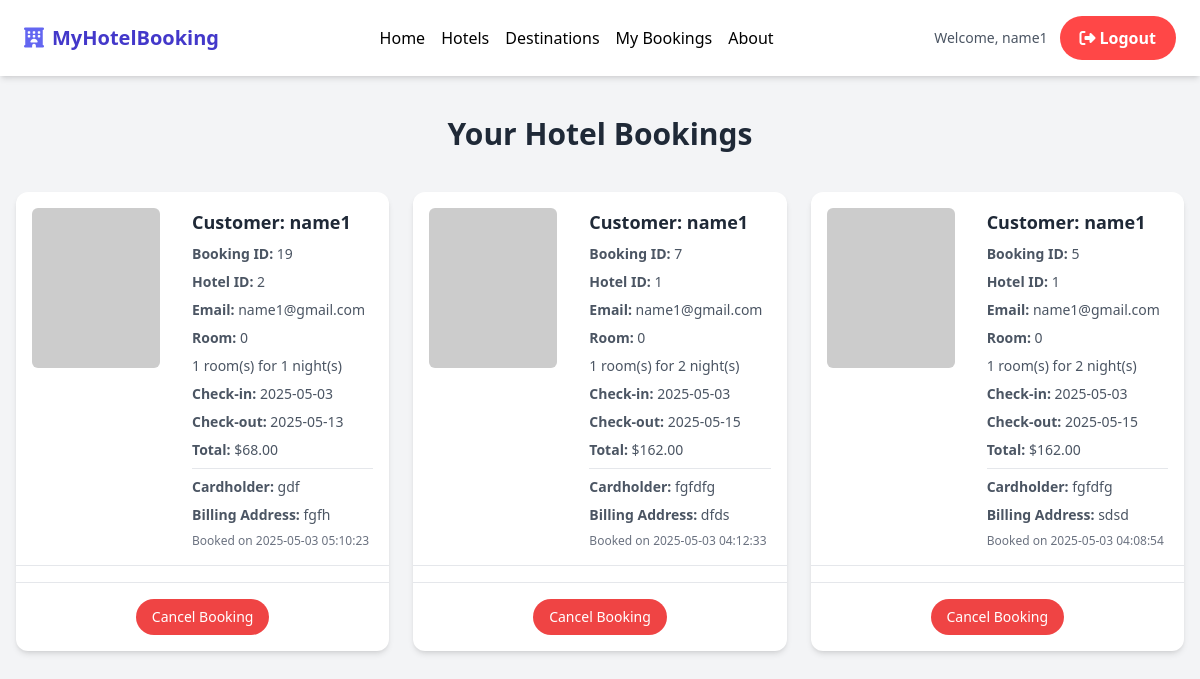
The page /booking/bookings.php (signed in) on the database its author committed.
### tables this page shows
CREATE TABLE `bookings` (
  `booking_id` int(11) NOT NULL,
  `hotel_id` int(11) DEFAULT NULL,
  `customer_name` varchar(100) DEFAULT NULL,
  `customer_email` varchar(100) DEFAULT NULL,
  `roomType` varchar(25) NOT NULL,
  `check_in_date` varchar(23) DEFAULT NULL,
  `check_out_date` varchar(23) DEFAULT NULL,
  `nights` int(11) DEFAULT NULL,
  `exp_date` int(11) NOT NULL,
  `qtyRooms` int(11) DEFAULT NULL,
  `total` int(11) DEFAULT NULL,
  `card_number` varchar(20) DEFAULT NULL,
  `cvv` varchar(4) DEFAULT NULL,
  `cardholder_name` varchar(100) DEFAULT NULL,
  `billing_address` text DEFAULT NULL,
  `booking_date` timestamp NOT NULL DEFAULT current_timestamp(),
  `features` text NOT NULL
);

### booking/bookings.php (the view, shortened to what this page needs)
<?php
include '../db.php';
include('../Component/header.php');
$user_email = $_SESSION['email'];
$sql = "SELECT * FROM bookings WHERE customer_email = '$user_email' ORDER BY booking_date DESC";
$result = $conn->query($sql);
$defaultImage = 'https://via.placeholder.com/150?text=No+Image';
?>
<!DOCTYPE html>
<html lang="en">
<head>
    <script src="https://cdn.tailwindcss.com"></script>
    <link rel="stylesheet" href="https://cdnjs.cloudflare.com/ajax/libs/font-awesome/6.5.0/css/all.min.css">
</head>
<body class="bg-gray-100">
<div class="max-w-7xl mx-auto px-4 py-10">
    <h2 class="text-3xl font-bold text-center text-gray-800 mb-10">Your Hotel Bookings</h2>
    <div class="grid grid-cols-1 md:grid-cols-2 lg:grid-cols-3 gap-6">
        <?php if ($result->num_rows > 0): ?>
            <?php while ($row = $result->fetch_assoc()): ?>
                <?php
                $hotel_image = $defaultImage;
                ?>
            <div class="bg-white rounded-xl shadow-md overflow-hidden flex flex-col h-full">
                <div class="flex flex-col sm:flex-row flex-grow">
                    <div class="sm:w-40 p-4">
                        <img src="<?= htmlspecialchars($hotel_image) ?>" alt="Hotel Image"
                            class="rounded-md object-cover w-full h-40">
                            </div>
                            <div class="flex-1 p-4 space-y-2">
                                <h3 class="text-lg font-semibold text-gray-800">Customer: <?= htmlspecialchars($row['customer_name']) ?></h3>
                                <p class="text-sm text-gray-600"><strong>Booking ID:</strong> <?= $row['booking_id'] ?></p>
                                <p class="text-sm text-gray-600"><strong>Hotel ID:</strong> <?= $row['hotel_id'] ?></p>
                                <p class="text-sm text-gray-600"><strong>Email:</strong> <?= htmlspecialchars($row['customer_email']) ?></p>
                                <p class="text-sm text-gray-600"><strong>Room:</strong> <?= htmlspecialchars($row['roomType']) ?></p>
                                <p class="text-sm text-gray-600"><?= $row['qtyRooms'] ?> room(s) for <?= $row['nights'] ?> night(s)</p>
                                <p class="text-sm text-gray-600"><strong>Check-in:</strong> <?= $row['check_in_date'] ?></p>
                                <p class="text-sm text-gray-600"><strong>Check-out:</strong> <?= $row['check_out_date'] ?></p>
                                <p class="text-sm text-gray-600"><strong>Total:</strong> $<?= number_format($row['total'], 2) ?></p>
                                <hr class="my-2">
                                <p class="text-sm text-gray-600"><strong>Cardholder:</strong> <?= htmlspecialchars($row['cardholder_name']) ?></p>
                                <p class="text-sm text-gray-600"><strong>Billing Address:</strong> <?= htmlspecialchars($row['billing_address']) ?></p>
                                <p class="text-xs text-gray-500">Booked on <?= $row['booking_date'] ?></p>
                            </div>
                        </div>
                        <div class="features px-4 py-2 flex flex-wrap gap-2 border-t">
                        </div>
                    <div class="flex justify-center items-center p-4 border-t mt-auto">
                        <form method="POST" action="/myhotelbooking.com/booking/delete_booking.php"
                            onsubmit="return confirm('Are you sure you want to delete this booking?');">
                            <button type="submit"
                                    class="text-white bg-red-500 hover:bg-red-600 rounded-full px-4 py-2 text-sm">
                                Cancel Booking
                            </button>
                        </form>
                    </div>
                </div>
            <?php endwhile; ?>
        <?php else: ?>
            <div class="col-span-3 text-center text-gray-500 text-lg">You don't have any bookings.</div>
        <?php endif; ?>
    </div>
</div>
</body>
</html>

### Component/header.php (shortened to what this page needs)
<!DOCTYPE html>
<html lang="en">
<head>
    <script src="https://cdn.tailwindcss.com"></script>
    <link rel="stylesheet" href="https://cdnjs.cloudflare.com/ajax/libs/font-awesome/6.0.0-beta3/css/all.min.css">
</head>
<body>
    <header class="bg-white shadow-md py-4 px-6">
        <div class="max-w-7xl mx-auto flex flex-col md:flex-row items-center justify-between">
            <div class="flex items-center space-x-2 text-indigo-700 text-xl font-bold">
                <i class="fas fa-hotel text-indigo-500"></i>
                <span>MyHotelBooking</span>
            </div>
            <nav class="mt-4 md:mt-0 flex flex-wrap justify-center md:justify-start space-x-4 text-black font-medium">
                <a href="/myhotelbooking.com/home/home.php" class="hover:text-indigo-600">Home</a>
                <a href="/myhotelbooking.com/hotels/hotels.php" class="hover:text-indigo-600">Hotels</a>
                <a href="#" class="hover:text-indigo-600">Destinations</a>
                <a href="/myhotelbooking.com/booking/bookings.php" class="hover:text-indigo-600">My Bookings</a>
                <a href="#" class="hover:text-indigo-600">About</a>
            </nav>
            <div class="mt-4 md:mt-0 flex items-center space-x-3">
                <?php if (isset($_SESSION['name'])): ?>
                    <span class="text-sm font-medium text-gray-600">Welcome, <?= htmlspecialchars($_SESSION['name']) ?></span>
                    <a href="/myhotelbooking.com/Auth/logout.php" class="logout-btn flex items-center">
                        <i class="fas fa-sign-out-alt mr-1"></i> Logout
                    </a>
                <?php endif; ?>
            </div>
        </div>
    </header>
</body>
</html>

### Component/header.php (style rules this page uses)
.logout-btn { padding: 10px 20px; font-weight: 600; background-color: #ff4747; color: #fff; border-radius: 9999px; transition: all 0.3s ease; }

### rows shown on the page
bookings: customer_name "name1", booking_id "19", hotel "2", customer_email "name1@gmail.com", roomType "0", qtyRooms "1", nights "1", check_in_date "2025-05-03", check_out_date "2025-05-13", total "68.00", cardholder_name "gdf", billing_address "fgfh", booking_date "2025-05-03 05:10:23"
bookings: customer_name "name1", booking_id "7", hotel "1", customer_email "name1@gmail.com", roomType "0", qtyRooms "1", nights "2", check_in_date "2025-05-03", check_out_date "2025-05-15", total "162.00", cardholder_name "fgfdfg", billing_address "dfds", booking_date "2025-05-03 04:12:33"
bookings: customer_name "name1", booking_id "5", hotel "1", customer_email "name1@gmail.com", roomType "0", qtyRooms "1", nights "2", check_in_date "2025-05-03", check_out_date "2025-05-15", total "162.00", cardholder_name "fgfdfg", billing_address "sdsd", booking_date "2025-05-03 04:08:54"

### other values the page prints
$_SESSION['name'] "name1"
